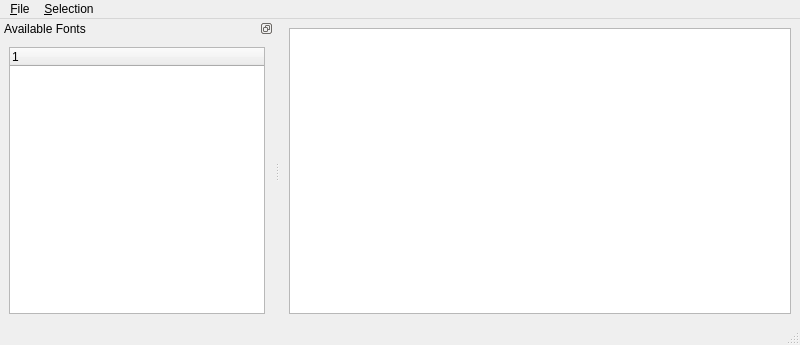
<ui version="4.0" >
 <author></author>
 <comment></comment>
 <exportmacro></exportmacro>
 <class>MainWindowBase</class>
 <widget class="QMainWindow" name="MainWindowBase" >
  <property name="geometry" >
   <rect>
    <x>0</x>
    <y>0</y>
    <width>800</width>
    <height>345</height>
   </rect>
  </property>
  <property name="windowTitle" >
   <string>Font Sampler</string>
  </property>
  <widget class="QWidget" name="centralwidget" >
   <layout class="QVBoxLayout" >
    <property name="margin" >
     <number>9</number>
    </property>
    <property name="spacing" >
     <number>6</number>
    </property>
    <item>
     <widget class="QTextEdit" name="textEdit" />
    </item>
   </layout>
  </widget>
  <widget class="QMenuBar" name="menubar" >
   <property name="geometry" >
    <rect>
     <x>0</x>
     <y>0</y>
     <width>800</width>
     <height>24</height>
    </rect>
   </property>
   <widget class="QMenu" name="menu_Selection" >
    <property name="title" >
     <string>&amp;Selection</string>
    </property>
    <addaction name="markAction" />
    <addaction name="unmarkAction" />
    <addaction name="clearAction" />
   </widget>
   <widget class="QMenu" name="menu_File" >
    <property name="title" >
     <string>&amp;File</string>
    </property>
    <addaction name="printPreviewAction" />
    <addaction name="printAction" />
    <addaction name="quitAction" />
   </widget>
   <addaction name="menu_File" />
   <addaction name="menu_Selection" />
  </widget>
  <widget class="QStatusBar" name="statusbar" />
  <widget class="QDockWidget" name="dockWidget" >
   <property name="features" >
    <set>QDockWidget::DockWidgetFloatable|QDockWidget::DockWidgetMovable|QDockWidget::NoDockWidgetFeatures</set>
   </property>
   <property name="windowTitle" >
    <string>Available Fonts</string>
   </property>
   <attribute name="dockWidgetArea" >
    <number>1</number>
   </attribute>
   <widget class="QWidget" name="dockWidgetContents" >
    <layout class="QVBoxLayout" >
     <property name="margin" >
      <number>9</number>
     </property>
     <property name="spacing" >
      <number>6</number>
     </property>
     <item>
      <widget class="QTreeWidget" name="fontTree" >
       <property name="selectionMode" >
        <enum>QAbstractItemView::ExtendedSelection</enum>
       </property>
      </widget>
     </item>
    </layout>
   </widget>
  </widget>
  <action name="printAction" >
   <property name="enabled" >
    <bool>false</bool>
   </property>
   <property name="text" >
    <string>&amp;Print...</string>
   </property>
   <property name="shortcut" >
    <string>Ctrl+P</string>
   </property>
  </action>
  <action name="quitAction" >
   <property name="text" >
    <string>E&amp;xit</string>
   </property>
   <property name="shortcut" >
    <string>Ctrl+Q</string>
   </property>
  </action>
  <action name="markAction" >
   <property name="text" >
    <string>&amp;Mark</string>
   </property>
   <property name="shortcut" >
    <string>Ctrl+M</string>
   </property>
  </action>
  <action name="unmarkAction" >
   <property name="text" >
    <string>&amp;Unmark</string>
   </property>
   <property name="shortcut" >
    <string>Ctrl+U</string>
   </property>
  </action>
  <action name="clearAction" >
   <property name="text" >
    <string>&amp;Clear</string>
   </property>
  </action>
  <action name="printPreviewAction" >
   <property name="enabled" >
    <bool>false</bool>
   </property>
   <property name="text" >
    <string>Print Preview...</string>
   </property>
  </action>
 </widget>
 <pixmapfunction></pixmapfunction>
 <resources/>
 <connections/>
</ui>
